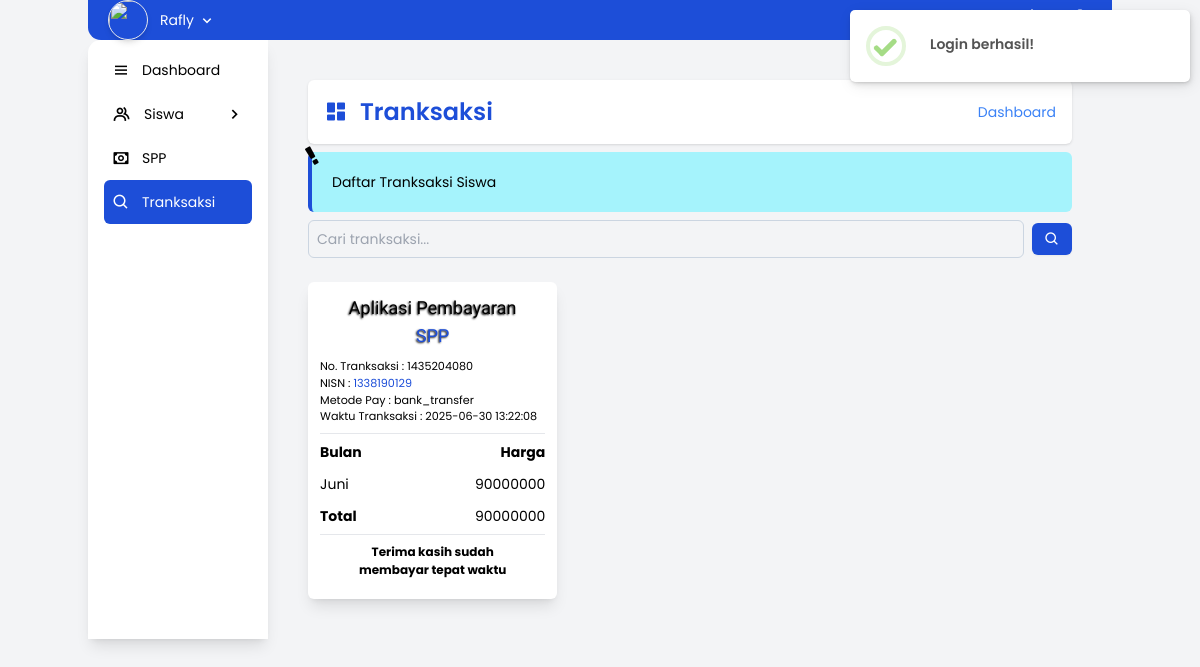
Screenshot of /tranksaksi (signed in) with the database file from the repository.
### tables this page shows
CREATE TABLE IF NOT EXISTS `payment` (
  `TranksaksiID` char(10) NOT NULL,
  `BulanID` int NOT NULL,
  `SiswaID` char(10) NOT NULL,
  `Harga` double NOT NULL,
  KEY `fk_payment_bulan` (`BulanID`),
  KEY `fk_payment_siswa` (`SiswaID`),
  KEY `fk_payment_tranksaksi` (`TranksaksiID`),
  CONSTRAINT `fk_payment_bulan` FOREIGN KEY (`BulanID`) REFERENCES `bulan` (`BulanID`) ON DELETE CASCADE ON UPDATE CASCADE,
  CONSTRAINT `fk_payment_siswa` FOREIGN KEY (`SiswaID`) REFERENCES `siswa` (`Nisn`) ON DELETE CASCADE ON UPDATE CASCADE,
  CONSTRAINT `fk_payment_tranksaksi` FOREIGN KEY (`TranksaksiID`) REFERENCES `tranksaksi` (`TranksaksiID`) ON DELETE CASCADE
);

CREATE TABLE IF NOT EXISTS `tranksaksi` (
  `TranksaksiID` varchar(50) NOT NULL,
  `MetodePay` varchar(50) NOT NULL,
  `TotalHarga` double NOT NULL,
  `CreateAt` timestamp NULL DEFAULT NULL,
  PRIMARY KEY (`TranksaksiID`) USING BTREE
);

### app/core/Controllers.php (called while the page is built, shortened)
<?php
class Controllers {
	public function view($view, $data = []) {
		require_once 'app/view/'.$view.'.php';
	}
	public function model($model) {
		return new $model;
	}
}

### app/controller/Tranksaksi.php (called while the page is built, shortened)
<?php
class Tranksaksi extends Controllers {
    public function index() {
        $data['izinLogout'] = Permission::izinLogout();
        $data['history'] = $this->model("Tranksaksi_model")->getHistory($_SESSION["UserID"]);
        $data["judul"] = "Tranksaksi";
        $this->view("tranksaksi/index", $data);
    }
}

### app/core/App.php (called while the page is built, shortened)
<?php
class App {
	private $class = "Dashboard",
			$method = "index",
			$params = [];
	public function __construct() {
		$this->class = new $this->class();
		call_user_func_array([$this->class, $this->method], $this->params);
	}
}

### index.php (called while the page is built, shortened)
<?php
if (file_exists('app/core/App.php')) {
 	new App();
}

### app/core/Database.php (called while the page is built, shortened)
<?php
class Database {
    private $dbname = Constant::DBNAME,
            $dbhost = Constant::DBHOST,
            $dbuser = Constant::DBUSER,
            $dbpass = Constant::DBPASS;
    private $db, $stmt;
    public function __construct() {
        try {
            $dh = "mysql:host={$this->dbhost};dbname={$this->dbname};charset=utf8";
            $options = [
                PDO::ATTR_PERSISTENT => true,
                PDO::ATTR_ERRMODE => PDO::ERRMODE_EXCEPTION,
                PDO::MYSQL_ATTR_INIT_COMMAND => "SET NAMES utf8"
            ];
            $this->db = new PDO($dh, $this->dbuser, $this->dbpass, $options);
        } catch(PDOException $e) {
            echo "Koneksi gagal: ".$e->getMessage();
        }
    }
    public function query($query) {
        $this->stmt = $this->db->prepare($query);
    }
    public function execute() {
        $this->stmt->execute();
    }
    public function resultSet() {
        $this->execute();
        return $this->stmt->fetchAll(PDO::FETCH_ASSOC);
    }
}

### app/model/Tranksaksi_model.php (called while the page is built, shortened)
<?php
class Tranksaksi_model {
    private $db;
    public function __construct() {
        $this->db = new Database;
    }
    public function getHistory($data =[]) {
        try {
            if(empty($data["search"])) {
                $this->db->query("SELECT P.SiswaID, T.TranksaksiID, MetodePay, TotalHarga, CreateAt, GROUP_CONCAT(NamaBulan) as Bulan, GROUP_CONCAT(Harga) as Harga FROM tranksaksi as T join payment as P on T.TranksaksiID = P.TranksaksiID join bulan as B on P.BulanID = B.BulanID GROUP BY P.SiswaID, T.TranksaksiID, MetodePay, TotalHarga, CreateAt");
                $this->db->execute();
                return $this->db->resultSet();
            }
        } catch (PDOException $e){
            echo $e->getMessage();
        }
    }
}

### app/view/tranksaksi/index.php (the view)
<section class="p-5 md:p-10 lg:p-15 overflow-y-auto overflow-x-hidden">
          <div class="flex items-center justify-between poppins bg-white p-4 rounded-md shadow dark:bg-slate-800 dark:text-slate-200">
		<div class="flex items-center gap-3">
			<i class="bx bxs-dashboard text-md md:text-xl lg:text-2xl text-blue-700"></i>
			<h1 class="text-md md:text-xl lg:text-2xl text-blue-700 font-semibold">Tranksaksi</h1>
		</div>
		<div class="flex items-center poppins gap-2 text-sm">
			<a id="path-url" href=""></a>
		</div>
	</div>
          <div class="alert-primary poppins text-sm relative my-2 dark:bg-slate-700 dark:text-slate-200">
		<i class="fa fa-exclamation absolute -rotate-[30deg] text-2xl -top-[12px] -start-[4px]"></i>
		<h2>Daftar Tranksaksi Siswa</h2>
	</div>
          <section class="my-2 mb-6 poppins">
		<form id="form-search" action="" method="post" class="flex items-center gap-2 dark:text-slate-200">
			<input type="search" name="search" class="control-input border text-sm border-slate-300 p-2" placeholder="Cari tranksaksi..."/>
			<button type="submit" class="btn-primary"><i class="bx bx-search"></i></button>
		</form>
	</section>
	<?php if ($data["history"] != false) : ?>
	<div id="plate-card-history" class="grid justify-self-center items-start grid-cols-1 md:grid-cols-2 lg:grid-cols-3 gap-2">
		<?php foreach ($data["history"] as $history) : ?>
		<div class="card bg-white poppins max-w-64 dark:bg-slate-800 dark:text-slate-200">
			<header class="">
				<h1 class="w-[80%] mx-auto text-center tillana text-shadow text-lg mb-2">Aplikasi Pembayaran <span class="text-blue-700">SPP</span></h1>
				<p class="" style="font-size: .7rem;">No. Tranksaksi : <span><?=$history["TranksaksiID"]?></span></p>
				<p class="" style="font-size: .7rem;">NISN : <a href="<?=Constant::DIRNAME?>spp/detail/<?=$history["SiswaID"]?>" class="text-blue-700"><span><?=$history["SiswaID"]?></span></a></p>
				<p class="" style="font-size: .7rem;">Metode Pay : <span><?=$history["MetodePay"]?></span></p>
				<p class="" style="font-size: .7rem;">Waktu Tranksaksi : <span><?=$history["CreateAt"]?></span></p>
			</header>
			<hr class="my-2">
			<div class="body">
				<header class="flex justify-between items-center mb-3">
					<h2 class="font-bold text-sm">Bulan</h2>
					<h2 class="font-bold text-sm">Harga</h2>
				</header>
				<?php foreach(explode(",", $history["Bulan"]) as $key => $value) : ?>
				<div class="flex justify-between items-center my-1">
					<p class="text-sm"><?=$value?></p>
					<p class="text-sm"><?=explode(",", $history["Harga"])[$key]?></p>
				</div>
				<?php endforeach; ?>
				<footer class="flex justify-between items-center mt-3">
					<p class="font-bold text-sm">Total</p>
					<p class="text-sm"><?=$history["TotalHarga"]?></p>
				</footer>
			</div>
			<hr class="my-2">
			<footer class="my-2">
				<h1 class="w-[80%] mx-auto text-center font-bold" style="font-size: 12px;">Terima kasih sudah membayar tepat waktu</h1>
			</footer>
		</div>
		<?php endforeach; ?>
	</div>
	<?php else: ?>
	<h1 class="text-center text-xl lg:text-2xl my-6 poppins dark:text-slate-200">Tidak Ada History <i class="bx bx-search"></i></h1>
	<?php endif; ?>
      </section>

### rows the page displays
payment: TranksaksiID.TranksaksiID "1435204080", SiswaID "1338190129", TranksaksiID.MetodePay "bank_transfer", TranksaksiID.CreateAt "2025-06-30 13:22:08", value "Juni", Harga "90000000", TranksaksiID.TotalHarga "90000000"

### other values shown
$_SESSION["Username"] "Rafly"
